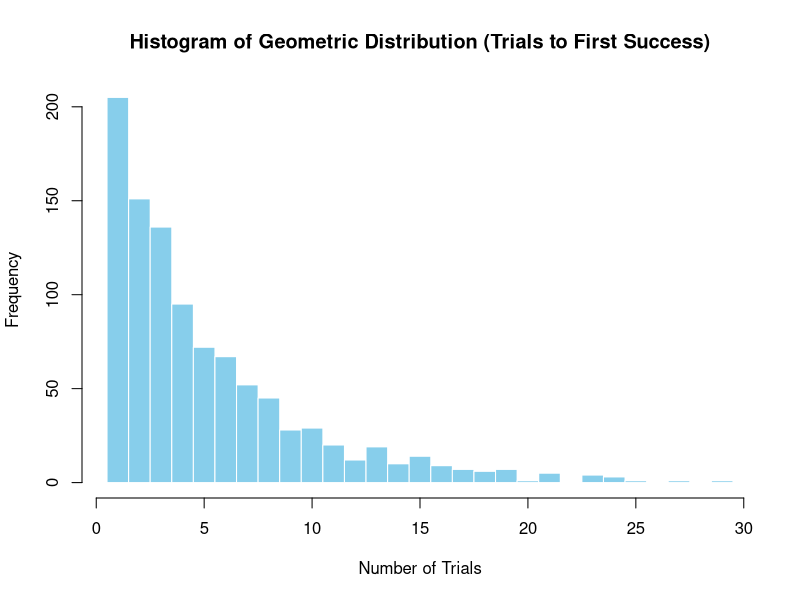

This chart was generated by the following R code:
## ---- chunk 1
knitr::opts_chunk$set(echo = TRUE)
## ---- chunk 2

p <- 0.2

## ---- chunk 3

# We will have to add 1 because rgeom() counts failures, but we want the total number of trials.
set.seed(42) # Optional: ensures identical results every time you run it
x <- rgeom(1000, prob = p) + 1

## ---- chunk 4

mean_x <- mean(x)
var_x  <- var(x)
sd_x   <- sd(x)

## ---- chunk 5

cat("Number of trials required to achieve first success:\n",
    sprintf("• Mean: %.2f\n", mean_x),
    sprintf("• Variance: %.2f\n", var_x),
    sprintf("• Standard deviation: %.2f\n", sd_x))

## ---- chunk 6

hist(x, 
     breaks = seq(0.5, max(x) + 0.5, by = 1), 
     col = "skyblue", 
     border = "white",
     main = "Histogram of Geometric Distribution (Trials to First Success)",
     xlab = "Number of Trials", 
     ylab = "Frequency")

## ---- chunk 7

# Population size.
N = 40

# Defective chips in the population. 
K = 0.1 * N #10% of 40 (population).

# Non-defective chips in population. 
non_def = N - K #population minus the defective chips.

# Sample size. 
n = 10

# We want P(X > 1), which is 1 - P(X <= 1).
# We will use the built-in hypergeometric distribution function (phyper) to calculate the exact probabilities for box sizes.
# R's phyper(x, K, N-K, n) calculates P(X <= x).

prob_box_40 <- 1 - phyper(1, m = K, n = non_def, k = 10)

## ---- chunk 8

cat("Hypergeometric Distribution Probabilities (Sample > 10% Defective):\n",
    sprintf("1. Box of 40 chips:   %.4f (or %.2f%%)\n", prob_box_40, prob_box_40 * 100))

## ---- chunk 9

# Population size. 
N = 5000

# Defective chips in the population. 
K = 0.1 * N #10% of 5000 (population).

# Non-defective chips in population.
non_def = N - K #population minus the defective chips.

# Sample size.
n = 10

# We will use the same method of calculation for the first scneario.
prob_box_5000 <- 1 - phyper(1, m = K, n = non_def, k = 10)

## ---- chunk 10
cat("Hypergeometric Distribution Probabilities (Sample > 10% Defective):\n",
    sprintf("2. Box of 5000 chips: %.4f (or %.2f%%)\n", prob_box_5000, prob_box_5000 * 100))
